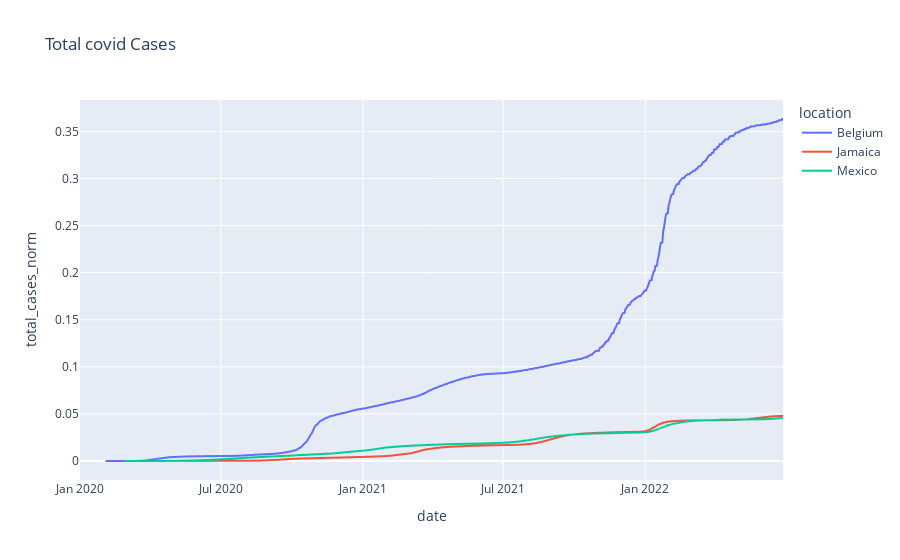

This figure's notebook cell:
### Code cell
fig = px.line(df_intermediate, x="date", y="total_cases_norm", color='location', title='Total covid Cases')
fig.show()

### Figure 1 — Plotly figure (JSON) as saved in the notebook; plotly's stock layout.template omitted (floating-point values rounded to 4 significant figures; data arrays with more than 128 entries replaced by an {"elided": "..."} marker saying what was removed)
{"data": [{"hovertemplate": "location=Belgium<br>date=%{x}<br>total_cases_norm=%{y}<extra></extra>", "legendgroup": "Belgium", "line": {"color": "#636efa", "dash": "solid"}, "marker": {"symbol": "circle"}, "mode": "lines", "name": "Belgium", "showlegend": true, "type": "scattergl", "x": {"elided": "876 str values"}, "xaxis": "x", "y": {"elided": "876 float values"}, "yaxis": "y"}, {"hovertemplate": "location=Jamaica<br>date=%{x}<br>total_cases_norm=%{y}<extra></extra>", "legendgroup": "Jamaica", "line": {"color": "#EF553B", "dash": "solid"}, "marker": {"symbol": "circle"}, "mode": "lines", "name": "Jamaica", "showlegend": true, "type": "scattergl", "x": {"elided": "840 str values"}, "xaxis": "x", "y": {"elided": "840 float values"}, "yaxis": "y"}, {"hovertemplate": "location=Mexico<br>date=%{x}<br>total_cases_norm=%{y}<extra></extra>", "legendgroup": "Mexico", "line": {"color": "#00cc96", "dash": "solid"}, "marker": {"symbol": "circle"}, "mode": "lines", "name": "Mexico", "showlegend": true, "type": "scattergl", "x": {"elided": "910 str values"}, "xaxis": "x", "y": {"elided": "910 float values"}, "yaxis": "y"}], "layout": {"legend": {"title": {"text": "location"}, "tracegroupgap": 0}, "title": {"text": "Total covid Cases"}, "xaxis": {"anchor": "y", "domain": [0, 1], "title": {"text": "date"}}, "yaxis": {"anchor": "x", "domain": [0, 1], "title": {"text": "total_cases_norm"}}}}
